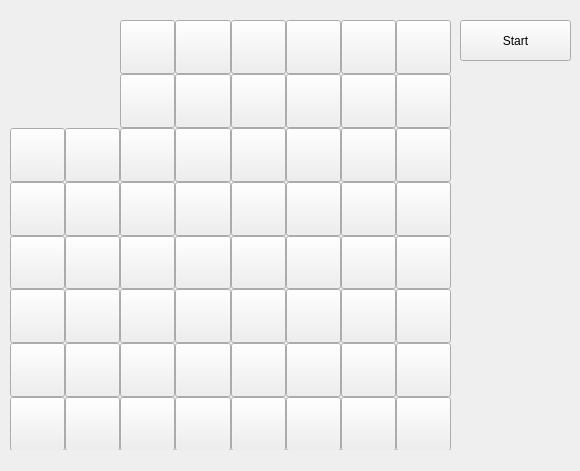
<?xml version="1.0" encoding="UTF-8"?>
<ui version="4.0">
 <class>gameWindow</class>
 <widget class="QMainWindow" name="gameWindow">
  <property name="geometry">
   <rect>
    <x>0</x>
    <y>0</y>
    <width>580</width>
    <height>471</height>
   </rect>
  </property>
  <property name="sizePolicy">
   <sizepolicy hsizetype="Fixed" vsizetype="Fixed">
    <horstretch>0</horstretch>
    <verstretch>0</verstretch>
   </sizepolicy>
  </property>
  <property name="minimumSize">
   <size>
    <width>580</width>
    <height>471</height>
   </size>
  </property>
  <property name="maximumSize">
   <size>
    <width>580</width>
    <height>471</height>
   </size>
  </property>
  <property name="windowTitle">
   <string>gameWindow</string>
  </property>
  <widget class="QWidget" name="centralwidget">
   <property name="sizePolicy">
    <sizepolicy hsizetype="Fixed" vsizetype="Fixed">
     <horstretch>0</horstretch>
     <verstretch>0</verstretch>
    </sizepolicy>
   </property>
   <property name="minimumSize">
    <size>
     <width>580</width>
     <height>450</height>
    </size>
   </property>
   <property name="maximumSize">
    <size>
     <width>580</width>
     <height>450</height>
    </size>
   </property>
   <widget class="QWidget" name="gridLayoutWidget">
    <property name="geometry">
     <rect>
      <x>10</x>
      <y>20</y>
      <width>441</width>
      <height>431</height>
     </rect>
    </property>
    <layout class="QGridLayout" name="gridLayout">
     <property name="sizeConstraint">
      <enum>QLayout::SetDefaultConstraint</enum>
     </property>
     <property name="leftMargin">
      <number>0</number>
     </property>
     <property name="topMargin">
      <number>0</number>
     </property>
     <property name="rightMargin">
      <number>0</number>
     </property>
     <property name="spacing">
      <number>0</number>
     </property>
     <item row="7" column="0">
      <widget class="QPushButton" name="pushButton_10">
       <property name="enabled">
        <bool>true</bool>
       </property>
       <property name="sizePolicy">
        <sizepolicy hsizetype="Expanding" vsizetype="Expanding">
         <horstretch>0</horstretch>
         <verstretch>0</verstretch>
        </sizepolicy>
       </property>
       <property name="maximumSize">
        <size>
         <width>16777197</width>
         <height>16777215</height>
        </size>
       </property>
       <property name="text">
        <string/>
       </property>
      </widget>
     </item>
     <item row="2" column="0">
      <widget class="QPushButton" name="pushButton_14">
       <property name="enabled">
        <bool>true</bool>
       </property>
       <property name="sizePolicy">
        <sizepolicy hsizetype="Expanding" vsizetype="Expanding">
         <horstretch>0</horstretch>
         <verstretch>0</verstretch>
        </sizepolicy>
       </property>
       <property name="maximumSize">
        <size>
         <width>16777197</width>
         <height>16777215</height>
        </size>
       </property>
       <property name="text">
        <string/>
       </property>
      </widget>
     </item>
     <item row="4" column="0">
      <widget class="QPushButton" name="pushButton_15">
       <property name="enabled">
        <bool>true</bool>
       </property>
       <property name="sizePolicy">
        <sizepolicy hsizetype="Expanding" vsizetype="Expanding">
         <horstretch>0</horstretch>
         <verstretch>0</verstretch>
        </sizepolicy>
       </property>
       <property name="maximumSize">
        <size>
         <width>16777197</width>
         <height>16777215</height>
        </size>
       </property>
       <property name="text">
        <string/>
       </property>
      </widget>
     </item>
     <item row="1" column="0">
      <widget class="QPushButton" name="pushButton_12">
       <property name="enabled">
        <bool>true</bool>
       </property>
       <property name="sizePolicy">
        <sizepolicy hsizetype="Expanding" vsizetype="Expanding">
         <horstretch>0</horstretch>
         <verstretch>0</verstretch>
        </sizepolicy>
       </property>
       <property name="maximumSize">
        <size>
         <width>16777197</width>
         <height>16777215</height>
        </size>
       </property>
       <property name="styleSheet">
        <string notr="true">QPushButton {
    border: none;
    margin: 0;
    padding: 0;
    border-radius: 0;
}

QPushButton::hover {
    background-color: #dcdcdc; /* Зміна кольору при наведенні, за бажанням */
}

QPushButton::pressed {
    background-color: #aaaaaa; /* Зміна кольору при натисканні, за бажанням */
}
</string>
       </property>
       <property name="text">
        <string/>
       </property>
      </widget>
     </item>
     <item row="0" column="7">
      <widget class="QPushButton" name="pushButton_6">
       <property name="enabled">
        <bool>true</bool>
       </property>
       <property name="sizePolicy">
        <sizepolicy hsizetype="Expanding" vsizetype="Expanding">
         <horstretch>0</horstretch>
         <verstretch>0</verstretch>
        </sizepolicy>
       </property>
       <property name="maximumSize">
        <size>
         <width>16777197</width>
         <height>16777215</height>
        </size>
       </property>
       <property name="text">
        <string/>
       </property>
      </widget>
     </item>
     <item row="0" column="3">
      <widget class="QPushButton" name="pushButton_2">
       <property name="enabled">
        <bool>true</bool>
       </property>
       <property name="sizePolicy">
        <sizepolicy hsizetype="Expanding" vsizetype="Expanding">
         <horstretch>0</horstretch>
         <verstretch>0</verstretch>
        </sizepolicy>
       </property>
       <property name="maximumSize">
        <size>
         <width>16777197</width>
         <height>16777215</height>
        </size>
       </property>
       <property name="text">
        <string/>
       </property>
      </widget>
     </item>
     <item row="0" column="5">
      <widget class="QPushButton" name="pushButton_4">
       <property name="enabled">
        <bool>true</bool>
       </property>
       <property name="sizePolicy">
        <sizepolicy hsizetype="Expanding" vsizetype="Expanding">
         <horstretch>0</horstretch>
         <verstretch>0</verstretch>
        </sizepolicy>
       </property>
       <property name="maximumSize">
        <size>
         <width>16777197</width>
         <height>16777215</height>
        </size>
       </property>
       <property name="text">
        <string/>
       </property>
      </widget>
     </item>
     <item row="0" column="2">
      <widget class="QPushButton" name="pushButton">
       <property name="enabled">
        <bool>true</bool>
       </property>
       <property name="sizePolicy">
        <sizepolicy hsizetype="Expanding" vsizetype="Expanding">
         <horstretch>0</horstretch>
         <verstretch>0</verstretch>
        </sizepolicy>
       </property>
       <property name="maximumSize">
        <size>
         <width>16777197</width>
         <height>16777215</height>
        </size>
       </property>
       <property name="text">
        <string/>
       </property>
      </widget>
     </item>
     <item row="6" column="0">
      <widget class="QPushButton" name="pushButton_9">
       <property name="enabled">
        <bool>true</bool>
       </property>
       <property name="sizePolicy">
        <sizepolicy hsizetype="Expanding" vsizetype="Expanding">
         <horstretch>0</horstretch>
         <verstretch>0</verstretch>
        </sizepolicy>
       </property>
       <property name="maximumSize">
        <size>
         <width>16777197</width>
         <height>16777215</height>
        </size>
       </property>
       <property name="text">
        <string/>
       </property>
      </widget>
     </item>
     <item row="3" column="0">
      <widget class="QPushButton" name="pushButton_13">
       <property name="enabled">
        <bool>true</bool>
       </property>
       <property name="sizePolicy">
        <sizepolicy hsizetype="Expanding" vsizetype="Expanding">
         <horstretch>0</horstretch>
         <verstretch>0</verstretch>
        </sizepolicy>
       </property>
       <property name="maximumSize">
        <size>
         <width>16777197</width>
         <height>16777215</height>
        </size>
       </property>
       <property name="text">
        <string/>
       </property>
      </widget>
     </item>
     <item row="5" column="0">
      <widget class="QPushButton" name="pushButton_11">
       <property name="enabled">
        <bool>true</bool>
       </property>
       <property name="sizePolicy">
        <sizepolicy hsizetype="Expanding" vsizetype="Expanding">
         <horstretch>0</horstretch>
         <verstretch>0</verstretch>
        </sizepolicy>
       </property>
       <property name="maximumSize">
        <size>
         <width>16777197</width>
         <height>16777215</height>
        </size>
       </property>
       <property name="text">
        <string/>
       </property>
      </widget>
     </item>
     <item row="0" column="6">
      <widget class="QPushButton" name="pushButton_5">
       <property name="enabled">
        <bool>true</bool>
       </property>
       <property name="sizePolicy">
        <sizepolicy hsizetype="Expanding" vsizetype="Expanding">
         <horstretch>0</horstretch>
         <verstretch>0</verstretch>
        </sizepolicy>
       </property>
       <property name="maximumSize">
        <size>
         <width>16777197</width>
         <height>16777215</height>
        </size>
       </property>
       <property name="text">
        <string/>
       </property>
      </widget>
     </item>
     <item row="0" column="1">
      <widget class="QPushButton" name="pushButton_7">
       <property name="enabled">
        <bool>true</bool>
       </property>
       <property name="sizePolicy">
        <sizepolicy hsizetype="Expanding" vsizetype="Expanding">
         <horstretch>0</horstretch>
         <verstretch>0</verstretch>
        </sizepolicy>
       </property>
       <property name="maximumSize">
        <size>
         <width>16777197</width>
         <height>16777215</height>
        </size>
       </property>
       <property name="styleSheet">
        <string notr="true">QPushButton {
    border: none;
    margin: 0;
    padding: 0;
    border-radius: 0;
}

QPushButton::hover {
    background-color: #dcdcdc; /* Зміна кольору при наведенні, за бажанням */
}

QPushButton::pressed {
    background-color: #aaaaaa; /* Зміна кольору при натисканні, за бажанням */
}
</string>
       </property>
       <property name="text">
        <string/>
       </property>
      </widget>
     </item>
     <item row="0" column="4">
      <widget class="QPushButton" name="pushButton_3">
       <property name="enabled">
        <bool>true</bool>
       </property>
       <property name="sizePolicy">
        <sizepolicy hsizetype="Expanding" vsizetype="Expanding">
         <horstretch>0</horstretch>
         <verstretch>0</verstretch>
        </sizepolicy>
       </property>
       <property name="maximumSize">
        <size>
         <width>16777197</width>
         <height>16777215</height>
        </size>
       </property>
       <property name="text">
        <string/>
       </property>
      </widget>
     </item>
     <item row="0" column="0">
      <widget class="QPushButton" name="pushButton_8">
       <property name="enabled">
        <bool>true</bool>
       </property>
       <property name="sizePolicy">
        <sizepolicy hsizetype="Expanding" vsizetype="Expanding">
         <horstretch>0</horstretch>
         <verstretch>0</verstretch>
        </sizepolicy>
       </property>
       <property name="maximumSize">
        <size>
         <width>16777197</width>
         <height>16777215</height>
        </size>
       </property>
       <property name="styleSheet">
        <string notr="true">QPushButton {
    border: none;
    margin: 0;
    padding: 0;
    border-radius: 0;
}

QPushButton::hover {
    background-color: #dcdcdc; /* Зміна кольору при наведенні, за бажанням */
}

QPushButton::pressed {
    background-color: #aaaaaa; /* Зміна кольору при натисканні, за бажанням */
}
</string>
       </property>
       <property name="text">
        <string/>
       </property>
       <property name="autoExclusive">
        <bool>false</bool>
       </property>
       <property name="autoDefault">
        <bool>false</bool>
       </property>
      </widget>
     </item>
     <item row="1" column="1">
      <widget class="QPushButton" name="pushButton_22">
       <property name="enabled">
        <bool>true</bool>
       </property>
       <property name="sizePolicy">
        <sizepolicy hsizetype="Expanding" vsizetype="Expanding">
         <horstretch>0</horstretch>
         <verstretch>0</verstretch>
        </sizepolicy>
       </property>
       <property name="maximumSize">
        <size>
         <width>16777197</width>
         <height>16777215</height>
        </size>
       </property>
       <property name="styleSheet">
        <string notr="true">QPushButton {
    border: none;
    margin: 0;
    padding: 0;
    border-radius: 0;
}

QPushButton::hover {
    background-color: #dcdcdc; /* Зміна кольору при наведенні, за бажанням */
}

QPushButton::pressed {
    background-color: #aaaaaa; /* Зміна кольору при натисканні, за бажанням */
}
</string>
       </property>
       <property name="text">
        <string/>
       </property>
      </widget>
     </item>
     <item row="1" column="2">
      <widget class="QPushButton" name="pushButton_17">
       <property name="enabled">
        <bool>true</bool>
       </property>
       <property name="sizePolicy">
        <sizepolicy hsizetype="Expanding" vsizetype="Expanding">
         <horstretch>0</horstretch>
         <verstretch>0</verstretch>
        </sizepolicy>
       </property>
       <property name="maximumSize">
        <size>
         <width>16777197</width>
         <height>16777215</height>
        </size>
       </property>
       <property name="text">
        <string/>
       </property>
      </widget>
     </item>
     <item row="1" column="3">
      <widget class="QPushButton" name="pushButton_19">
       <property name="enabled">
        <bool>true</bool>
       </property>
       <property name="sizePolicy">
        <sizepolicy hsizetype="Expanding" vsizetype="Expanding">
         <horstretch>0</horstretch>
         <verstretch>0</verstretch>
        </sizepolicy>
       </property>
       <property name="maximumSize">
        <size>
         <width>16777197</width>
         <height>16777215</height>
        </size>
       </property>
       <property name="text">
        <string/>
       </property>
      </widget>
     </item>
     <item row="1" column="4">
      <widget class="QPushButton" name="pushButton_16">
       <property name="enabled">
        <bool>true</bool>
       </property>
       <property name="sizePolicy">
        <sizepolicy hsizetype="Expanding" vsizetype="Expanding">
         <horstretch>0</horstretch>
         <verstretch>0</verstretch>
        </sizepolicy>
       </property>
       <property name="maximumSize">
        <size>
         <width>16777197</width>
         <height>16777215</height>
        </size>
       </property>
       <property name="text">
        <string/>
       </property>
      </widget>
     </item>
     <item row="1" column="5">
      <widget class="QPushButton" name="pushButton_20">
       <property name="enabled">
        <bool>true</bool>
       </property>
       <property name="sizePolicy">
        <sizepolicy hsizetype="Expanding" vsizetype="Expanding">
         <horstretch>0</horstretch>
         <verstretch>0</verstretch>
        </sizepolicy>
       </property>
       <property name="maximumSize">
        <size>
         <width>16777197</width>
         <height>16777215</height>
        </size>
       </property>
       <property name="text">
        <string/>
       </property>
      </widget>
     </item>
     <item row="1" column="6">
      <widget class="QPushButton" name="pushButton_21">
       <property name="enabled">
        <bool>true</bool>
       </property>
       <property name="sizePolicy">
        <sizepolicy hsizetype="Expanding" vsizetype="Expanding">
         <horstretch>0</horstretch>
         <verstretch>0</verstretch>
        </sizepolicy>
       </property>
       <property name="maximumSize">
        <size>
         <width>16777197</width>
         <height>16777215</height>
        </size>
       </property>
       <property name="text">
        <string/>
       </property>
      </widget>
     </item>
     <item row="1" column="7">
      <widget class="QPushButton" name="pushButton_18">
       <property name="enabled">
        <bool>true</bool>
       </property>
       <property name="sizePolicy">
        <sizepolicy hsizetype="Expanding" vsizetype="Expanding">
         <horstretch>0</horstretch>
         <verstretch>0</verstretch>
        </sizepolicy>
       </property>
       <property name="maximumSize">
        <size>
         <width>16777197</width>
         <height>16777215</height>
        </size>
       </property>
       <property name="text">
        <string/>
       </property>
      </widget>
     </item>
     <item row="2" column="1">
      <widget class="QPushButton" name="pushButton_29">
       <property name="enabled">
        <bool>true</bool>
       </property>
       <property name="sizePolicy">
        <sizepolicy hsizetype="Expanding" vsizetype="Expanding">
         <horstretch>0</horstretch>
         <verstretch>0</verstretch>
        </sizepolicy>
       </property>
       <property name="maximumSize">
        <size>
         <width>16777197</width>
         <height>16777215</height>
        </size>
       </property>
       <property name="text">
        <string/>
       </property>
      </widget>
     </item>
     <item row="2" column="2">
      <widget class="QPushButton" name="pushButton_27">
       <property name="enabled">
        <bool>true</bool>
       </property>
       <property name="sizePolicy">
        <sizepolicy hsizetype="Expanding" vsizetype="Expanding">
         <horstretch>0</horstretch>
         <verstretch>0</verstretch>
        </sizepolicy>
       </property>
       <property name="maximumSize">
        <size>
         <width>16777197</width>
         <height>16777215</height>
        </size>
       </property>
       <property name="text">
        <string/>
       </property>
      </widget>
     </item>
     <item row="2" column="3">
      <widget class="QPushButton" name="pushButton_26">
       <property name="enabled">
        <bool>true</bool>
       </property>
       <property name="sizePolicy">
        <sizepolicy hsizetype="Expanding" vsizetype="Expanding">
         <horstretch>0</horstretch>
         <verstretch>0</verstretch>
        </sizepolicy>
       </property>
       <property name="maximumSize">
        <size>
         <width>16777197</width>
         <height>16777215</height>
        </size>
       </property>
       <property name="text">
        <string/>
       </property>
      </widget>
     </item>
     <item row="2" column="4">
      <widget class="QPushButton" name="pushButton_28">
       <property name="enabled">
        <bool>true</bool>
       </property>
       <property name="sizePolicy">
        <sizepolicy hsizetype="Expanding" vsizetype="Expanding">
         <horstretch>0</horstretch>
         <verstretch>0</verstretch>
        </sizepolicy>
       </property>
       <property name="maximumSize">
        <size>
         <width>16777197</width>
         <height>16777215</height>
        </size>
       </property>
       <property name="text">
        <string/>
       </property>
      </widget>
     </item>
     <item row="2" column="5">
      <widget class="QPushButton" name="pushButton_24">
       <property name="enabled">
        <bool>true</bool>
       </property>
       <property name="sizePolicy">
        <sizepolicy hsizetype="Expanding" vsizetype="Expanding">
         <horstretch>0</horstretch>
         <verstretch>0</verstretch>
        </sizepolicy>
       </property>
       <property name="maximumSize">
        <size>
         <width>16777197</width>
         <height>16777215</height>
        </size>
       </property>
       <property name="text">
        <string/>
       </property>
      </widget>
     </item>
     <item row="2" column="6">
      <widget class="QPushButton" name="pushButton_25">
       <property name="enabled">
        <bool>true</bool>
       </property>
       <property name="sizePolicy">
        <sizepolicy hsizetype="Expanding" vsizetype="Expanding">
         <horstretch>0</horstretch>
         <verstretch>0</verstretch>
        </sizepolicy>
       </property>
       <property name="maximumSize">
        <size>
         <width>16777197</width>
         <height>16777215</height>
        </size>
       </property>
       <property name="text">
        <string/>
       </property>
      </widget>
     </item>
     <item row="2" column="7">
      <widget class="QPushButton" name="pushButton_23">
       <property name="enabled">
        <bool>true</bool>
       </property>
       <property name="sizePolicy">
        <sizepolicy hsizetype="Expanding" vsizetype="Expanding">
         <horstretch>0</horstretch>
         <verstretch>0</verstretch>
        </sizepolicy>
       </property>
       <property name="maximumSize">
        <size>
         <width>16777197</width>
         <height>16777215</height>
        </size>
       </property>
       <property name="text">
        <string/>
       </property>
      </widget>
     </item>
     <item row="3" column="1">
      <widget class="QPushButton" name="pushButton_36">
       <property name="enabled">
        <bool>true</bool>
       </property>
       <property name="sizePolicy">
        <sizepolicy hsizetype="Expanding" vsizetype="Expanding">
         <horstretch>0</horstretch>
         <verstretch>0</verstretch>
        </sizepolicy>
       </property>
       <property name="maximumSize">
        <size>
         <width>16777197</width>
         <height>16777215</height>
        </size>
       </property>
       <property name="text">
        <string/>
       </property>
      </widget>
     </item>
     <item row="3" column="2">
      <widget class="QPushButton" name="pushButton_32">
       <property name="enabled">
        <bool>true</bool>
       </property>
       <property name="sizePolicy">
        <sizepolicy hsizetype="Expanding" vsizetype="Expanding">
         <horstretch>0</horstretch>
         <verstretch>0</verstretch>
        </sizepolicy>
       </property>
       <property name="maximumSize">
        <size>
         <width>16777197</width>
         <height>16777215</height>
        </size>
       </property>
       <property name="text">
        <string/>
       </property>
      </widget>
     </item>
     <item row="3" column="3">
      <widget class="QPushButton" name="pushButton_31">
       <property name="enabled">
        <bool>true</bool>
       </property>
       <property name="sizePolicy">
        <sizepolicy hsizetype="Expanding" vsizetype="Expanding">
         <horstretch>0</horstretch>
         <verstretch>0</verstretch>
        </sizepolicy>
       </property>
       <property name="maximumSize">
        <size>
         <width>16777197</width>
         <height>16777215</height>
        </size>
       </property>
       <property name="text">
        <string/>
       </property>
      </widget>
     </item>
     <item row="3" column="4">
      <widget class="QPushButton" name="pushButton_35">
       <property name="enabled">
        <bool>true</bool>
       </property>
       <property name="sizePolicy">
        <sizepolicy hsizetype="Expanding" vsizetype="Expanding">
         <horstretch>0</horstretch>
         <verstretch>0</verstretch>
        </sizepolicy>
       </property>
       <property name="maximumSize">
        <size>
         <width>16777197</width>
         <height>16777215</height>
        </size>
       </property>
       <property name="text">
        <string/>
       </property>
      </widget>
     </item>
     <item row="3" column="5">
      <widget class="QPushButton" name="pushButton_30">
       <property name="enabled">
        <bool>true</bool>
       </property>
       <property name="sizePolicy">
        <sizepolicy hsizetype="Expanding" vsizetype="Expanding">
         <horstretch>0</horstretch>
         <verstretch>0</verstretch>
        </sizepolicy>
       </property>
       <property name="maximumSize">
        <size>
         <width>16777197</width>
         <height>16777215</height>
        </size>
       </property>
       <property name="text">
        <string/>
       </property>
      </widget>
     </item>
     <item row="3" column="6">
      <widget class="QPushButton" name="pushButton_34">
       <property name="enabled">
        <bool>true</bool>
       </property>
       <property name="sizePolicy">
        <sizepolicy hsizetype="Expanding" vsizetype="Expanding">
         <horstretch>0</horstretch>
         <verstretch>0</verstretch>
        </sizepolicy>
       </property>
       <property name="maximumSize">
        <size>
         <width>16777197</width>
         <height>16777215</height>
        </size>
       </property>
       <property name="text">
        <string/>
       </property>
      </widget>
     </item>
     <item row="3" column="7">
      <widget class="QPushButton" name="pushButton_33">
       <property name="enabled">
        <bool>true</bool>
       </property>
       <property name="sizePolicy">
        <sizepolicy hsizetype="Expanding" vsizetype="Expanding">
         <horstretch>0</horstretch>
         <verstretch>0</verstretch>
        </sizepolicy>
       </property>
       <property name="maximumSize">
        <size>
         <width>16777197</width>
         <height>16777215</height>
        </size>
       </property>
       <property name="text">
        <string/>
       </property>
      </widget>
     </item>
     <item row="4" column="1">
      <widget class="QPushButton" name="pushButton_43">
       <property name="enabled">
        <bool>true</bool>
       </property>
       <property name="sizePolicy">
        <sizepolicy hsizetype="Expanding" vsizetype="Expanding">
         <horstretch>0</horstretch>
         <verstretch>0</verstretch>
        </sizepolicy>
       </property>
       <property name="maximumSize">
        <size>
         <width>16777197</width>
         <height>16777215</height>
        </size>
       </property>
       <property name="text">
        <string/>
       </property>
      </widget>
     </item>
     <item row="4" column="2">
      <widget class="QPushButton" name="pushButton_40">
       <property name="enabled">
        <bool>true</bool>
       </property>
       <property name="sizePolicy">
        <sizepolicy hsizetype="Expanding" vsizetype="Expanding">
         <horstretch>0</horstretch>
         <verstretch>0</verstretch>
        </sizepolicy>
       </property>
       <property name="maximumSize">
        <size>
         <width>16777197</width>
         <height>16777215</height>
        </size>
       </property>
       <property name="text">
        <string/>
       </property>
      </widget>
     </item>
     <item row="4" column="3">
      <widget class="QPushButton" name="pushButton_38">
       <property name="enabled">
        <bool>true</bool>
       </property>
       <property name="sizePolicy">
        <sizepolicy hsizetype="Expanding" vsizetype="Expanding">
         <horstretch>0</horstretch>
         <verstretch>0</verstretch>
        </sizepolicy>
       </property>
       <property name="maximumSize">
        <size>
         <width>16777197</width>
         <height>16777215</height>
        </size>
       </property>
       <property name="text">
        <string/>
       </property>
      </widget>
     </item>
     <item row="4" column="4">
      <widget class="QPushButton" name="pushButton_39">
       <property name="enabled">
        <bool>true</bool>
       </property>
       <property name="sizePolicy">
        <sizepolicy hsizetype="Expanding" vsizetype="Expanding">
         <horstretch>0</horstretch>
         <verstretch>0</verstretch>
        </sizepolicy>
       </property>
       <property name="maximumSize">
        <size>
         <width>16777197</width>
         <height>16777215</height>
        </size>
       </property>
       <property name="text">
        <string/>
       </property>
      </widget>
     </item>
     <item row="4" column="5">
      <widget class="QPushButton" name="pushButton_42">
       <property name="enabled">
        <bool>true</bool>
       </property>
       <property name="sizePolicy">
        <sizepolicy hsizetype="Expanding" vsizetype="Expanding">
         <horstretch>0</horstretch>
         <verstretch>0</verstretch>
        </sizepolicy>
       </property>
       <property name="maximumSize">
        <size>
         <width>16777197</width>
         <height>16777215</height>
        </size>
       </property>
       <property name="text">
        <string/>
       </property>
      </widget>
     </item>
     <item row="4" column="6">
      <widget class="QPushButton" name="pushButton_37">
       <property name="enabled">
        <bool>true</bool>
       </property>
       <property name="sizePolicy">
        <sizepolicy hsizetype="Expanding" vsizetype="Expanding">
         <horstretch>0</horstretch>
         <verstretch>0</verstretch>
        </sizepolicy>
       </property>
       <property name="maximumSize">
        <size>
         <width>16777197</width>
         <height>16777215</height>
        </size>
       </property>
       <property name="text">
        <string/>
       </property>
      </widget>
     </item>
     <item row="4" column="7">
      <widget class="QPushButton" name="pushButton_41">
       <property name="enabled">
        <bool>true</bool>
       </property>
       <property name="sizePolicy">
        <sizepolicy hsizetype="Expanding" vsizetype="Expanding">
         <horstretch>0</horstretch>
         <verstretch>0</verstretch>
        </sizepolicy>
       </property>
       <property name="maximumSize">
        <size>
         <width>16777197</width>
         <height>16777215</height>
        </size>
       </property>
       <property name="text">
        <string/>
       </property>
      </widget>
     </item>
     <item row="5" column="1">
      <widget class="QPushButton" name="pushButton_50">
       <property name="enabled">
        <bool>true</bool>
       </property>
       <property name="sizePolicy">
        <sizepolicy hsizetype="Expanding" vsizetype="Expanding">
         <horstretch>0</horstretch>
         <verstretch>0</verstretch>
        </sizepolicy>
       </property>
       <property name="maximumSize">
        <size>
         <width>16777197</width>
         <height>16777215</height>
        </size>
       </property>
       <property name="text">
        <string/>
       </property>
      </widget>
     </item>
     <item row="5" column="2">
      <widget class="QPushButton" name="pushButton_46">
       <property name="enabled">
        <bool>true</bool>
       </property>
       <property name="sizePolicy">
        <sizepolicy hsizetype="Expanding" vsizetype="Expanding">
         <horstretch>0</horstretch>
         <verstretch>0</verstretch>
        </sizepolicy>
       </property>
       <property name="maximumSize">
        <size>
         <width>16777197</width>
         <height>16777215</height>
        </size>
       </property>
       <property name="text">
        <string/>
       </property>
      </widget>
     </item>
     <item row="5" column="3">
      <widget class="QPushButton" name="pushButton_44">
       <property name="enabled">
        <bool>true</bool>
       </property>
       <property name="sizePolicy">
        <sizepolicy hsizetype="Expanding" vsizetype="Expanding">
         <horstretch>0</horstretch>
         <verstretch>0</verstretch>
        </sizepolicy>
       </property>
       <property name="maximumSize">
        <size>
         <width>16777197</width>
         <height>16777215</height>
        </size>
       </property>
       <property name="text">
        <string/>
       </property>
      </widget>
     </item>
     <item row="5" column="4">
      <widget class="QPushButton" name="pushButton_47">
       <property name="enabled">
        <bool>true</bool>
       </property>
       <property name="sizePolicy">
        <sizepolicy hsizetype="Expanding" vsizetype="Expanding">
         <horstretch>0</horstretch>
         <verstretch>0</verstretch>
        </sizepolicy>
       </property>
       <property name="maximumSize">
        <size>
         <width>16777197</width>
         <height>16777215</height>
        </size>
       </property>
       <property name="text">
        <string/>
       </property>
      </widget>
     </item>
     <item row="5" column="5">
      <widget class="QPushButton" name="pushButton_45">
       <property name="enabled">
        <bool>true</bool>
       </property>
       <property name="sizePolicy">
        <sizepolicy hsizetype="Expanding" vsizetype="Expanding">
         <horstretch>0</horstretch>
         <verstretch>0</verstretch>
        </sizepolicy>
       </property>
       <property name="maximumSize">
        <size>
         <width>16777197</width>
         <height>16777215</height>
        </size>
       </property>
       <property name="text">
        <string/>
       </property>
      </widget>
     </item>
     <item row="5" column="6">
      <widget class="QPushButton" name="pushButton_49">
       <property name="enabled">
        <bool>true</bool>
       </property>
       <property name="sizePolicy">
        <sizepolicy hsizetype="Expanding" vsizetype="Expanding">
         <horstretch>0</horstretch>
         <verstretch>0</verstretch>
        </sizepolicy>
       </property>
       <property name="maximumSize">
        <size>
         <width>16777197</width>
         <height>16777215</height>
        </size>
       </property>
       <property name="text">
        <string/>
       </property>
      </widget>
     </item>
     <item row="5" column="7">
      <widget class="QPushButton" name="pushButton_48">
       <property name="enabled">
        <bool>true</bool>
       </property>
       <property name="sizePolicy">
        <sizepolicy hsizetype="Expanding" vsizetype="Expanding">
         <horstretch>0</horstretch>
         <verstretch>0</verstretch>
        </sizepolicy>
       </property>
       <property name="maximumSize">
        <size>
         <width>16777197</width>
         <height>16777215</height>
        </size>
       </property>
       <property name="text">
        <string/>
       </property>
      </widget>
     </item>
     <item row="6" column="1">
      <widget class="QPushButton" name="pushButton_57">
       <property name="enabled">
        <bool>true</bool>
       </property>
       <property name="sizePolicy">
        <sizepolicy hsizetype="Expanding" vsizetype="Expanding">
         <horstretch>0</horstretch>
         <verstretch>0</verstretch>
        </sizepolicy>
       </property>
       <property name="maximumSize">
        <size>
         <width>16777197</width>
         <height>16777215</height>
        </size>
       </property>
       <property name="text">
        <string/>
       </property>
      </widget>
     </item>
     <item row="6" column="2">
      <widget class="QPushButton" name="pushButton_53">
       <property name="enabled">
        <bool>true</bool>
       </property>
       <property name="sizePolicy">
        <sizepolicy hsizetype="Expanding" vsizetype="Expanding">
         <horstretch>0</horstretch>
         <verstretch>0</verstretch>
        </sizepolicy>
       </property>
       <property name="maximumSize">
        <size>
         <width>16777197</width>
         <height>16777215</height>
        </size>
       </property>
       <property name="text">
        <string/>
       </property>
      </widget>
     </item>
     <item row="6" column="3">
      <widget class="QPushButton" name="pushButton_56">
       <property name="enabled">
        <bool>true</bool>
       </property>
       <property name="sizePolicy">
        <sizepolicy hsizetype="Expanding" vsizetype="Expanding">
         <horstretch>0</horstretch>
         <verstretch>0</verstretch>
        </sizepolicy>
       </property>
       <property name="maximumSize">
        <size>
         <width>16777197</width>
         <height>16777215</height>
        </size>
       </property>
       <property name="text">
        <string/>
       </property>
      </widget>
     </item>
     <item row="6" column="4">
      <widget class="QPushButton" name="pushButton_51">
       <property name="enabled">
        <bool>true</bool>
       </property>
       <property name="sizePolicy">
        <sizepolicy hsizetype="Expanding" vsizetype="Expanding">
         <horstretch>0</horstretch>
         <verstretch>0</verstretch>
        </sizepolicy>
       </property>
       <property name="maximumSize">
        <size>
         <width>16777197</width>
         <height>16777215</height>
        </size>
       </property>
       <property name="text">
        <string/>
       </property>
      </widget>
     </item>
     <item row="6" column="5">
      <widget class="QPushButton" name="pushButton_52">
       <property name="enabled">
        <bool>true</bool>
       </property>
       <property name="sizePolicy">
        <sizepolicy hsizetype="Expanding" vsizetype="Expanding">
         <horstretch>0</horstretch>
         <verstretch>0</verstretch>
        </sizepolicy>
       </property>
       <property name="maximumSize">
        <size>
         <width>16777197</width>
         <height>16777215</height>
        </size>
       </property>
       <property name="text">
        <string/>
       </property>
      </widget>
     </item>
     <item row="6" column="6">
      <widget class="QPushButton" name="pushButton_55">
       <property name="enabled">
        <bool>true</bool>
       </property>
       <property name="sizePolicy">
        <sizepolicy hsizetype="Expanding" vsizetype="Expanding">
         <horstretch>0</horstretch>
         <verstretch>0</verstretch>
        </sizepolicy>
       </property>
       <property name="maximumSize">
        <size>
         <width>16777197</width>
         <height>16777215</height>
        </size>
       </property>
       <property name="text">
        <string/>
       </property>
      </widget>
     </item>
     <item row="6" column="7">
      <widget class="QPushButton" name="pushButton_54">
       <property name="enabled">
        <bool>true</bool>
       </property>
       <property name="sizePolicy">
        <sizepolicy hsizetype="Expanding" vsizetype="Expanding">
         <horstretch>0</horstretch>
         <verstretch>0</verstretch>
        </sizepolicy>
       </property>
       <property name="maximumSize">
        <size>
         <width>16777197</width>
         <height>16777215</height>
        </size>
       </property>
       <property name="text">
        <string/>
       </property>
      </widget>
     </item>
     <item row="7" column="1">
      <widget class="QPushButton" name="pushButton_64">
       <property name="enabled">
        <bool>true</bool>
       </property>
       <property name="sizePolicy">
        <sizepolicy hsizetype="Expanding" vsizetype="Expanding">
         <horstretch>0</horstretch>
         <verstretch>0</verstretch>
        </sizepolicy>
       </property>
       <property name="maximumSize">
        <size>
         <width>16777197</width>
         <height>16777215</height>
        </size>
       </property>
       <property name="text">
        <string/>
       </property>
      </widget>
     </item>
     <item row="7" column="2">
      <widget class="QPushButton" name="pushButton_63">
       <property name="enabled">
        <bool>true</bool>
       </property>
       <property name="sizePolicy">
        <sizepolicy hsizetype="Expanding" vsizetype="Expanding">
         <horstretch>0</horstretch>
         <verstretch>0</verstretch>
        </sizepolicy>
       </property>
       <property name="maximumSize">
        <size>
         <width>16777197</width>
         <height>16777215</height>
        </size>
       </property>
       <property name="text">
        <string/>
       </property>
      </widget>
     </item>
     <item row="7" column="3">
      <widget class="QPushButton" name="pushButton_60">
       <property name="enabled">
        <bool>true</bool>
       </property>
       <property name="sizePolicy">
        <sizepolicy hsizetype="Expanding" vsizetype="Expanding">
         <horstretch>0</horstretch>
         <verstretch>0</verstretch>
        </sizepolicy>
       </property>
       <property name="maximumSize">
        <size>
         <width>16777197</width>
         <height>16777215</height>
        </size>
       </property>
       <property name="text">
        <string/>
       </property>
      </widget>
     </item>
     <item row="7" column="4">
      <widget class="QPushButton" name="pushButton_62">
       <property name="enabled">
        <bool>true</bool>
       </property>
       <property name="sizePolicy">
        <sizepolicy hsizetype="Expanding" vsizetype="Expanding">
         <horstretch>0</horstretch>
         <verstretch>0</verstretch>
        </sizepolicy>
       </property>
       <property name="maximumSize">
        <size>
         <width>16777197</width>
         <height>16777215</height>
        </size>
       </property>
       <property name="text">
        <string/>
       </property>
      </widget>
     </item>
     <item row="7" column="5">
      <widget class="QPushButton" name="pushButton_58">
       <property name="enabled">
        <bool>true</bool>
       </property>
       <property name="sizePolicy">
        <sizepolicy hsizetype="Expanding" vsizetype="Expanding">
         <horstretch>0</horstretch>
         <verstretch>0</verstretch>
        </sizepolicy>
       </property>
       <property name="maximumSize">
        <size>
         <width>16777197</width>
         <height>16777215</height>
        </size>
       </property>
       <property name="text">
        <string/>
       </property>
      </widget>
     </item>
     <item row="7" column="6">
      <widget class="QPushButton" name="pushButton_59">
       <property name="enabled">
        <bool>true</bool>
       </property>
       <property name="sizePolicy">
        <sizepolicy hsizetype="Expanding" vsizetype="Expanding">
         <horstretch>0</horstretch>
         <verstretch>0</verstretch>
        </sizepolicy>
       </property>
       <property name="maximumSize">
        <size>
         <width>16777197</width>
         <height>16777215</height>
        </size>
       </property>
       <property name="text">
        <string/>
       </property>
      </widget>
     </item>
     <item row="7" column="7">
      <widget class="QPushButton" name="pushButton_61">
       <property name="enabled">
        <bool>true</bool>
       </property>
       <property name="sizePolicy">
        <sizepolicy hsizetype="Expanding" vsizetype="Expanding">
         <horstretch>0</horstretch>
         <verstretch>0</verstretch>
        </sizepolicy>
       </property>
       <property name="maximumSize">
        <size>
         <width>16777197</width>
         <height>16777215</height>
        </size>
       </property>
       <property name="text">
        <string/>
       </property>
      </widget>
     </item>
    </layout>
   </widget>
   <widget class="QPushButton" name="startButton">
    <property name="geometry">
     <rect>
      <x>460</x>
      <y>20</y>
      <width>111</width>
      <height>41</height>
     </rect>
    </property>
    <property name="text">
     <string>Start</string>
    </property>
   </widget>
   <widget class="QLabel" name="label">
    <property name="geometry">
     <rect>
      <x>470</x>
      <y>80</y>
      <width>91</width>
      <height>21</height>
     </rect>
    </property>
    <property name="text">
     <string/>
    </property>
   </widget>
  </widget>
  <widget class="QMenuBar" name="menubar">
   <property name="geometry">
    <rect>
     <x>0</x>
     <y>0</y>
     <width>580</width>
     <height>21</height>
    </rect>
   </property>
  </widget>
 </widget>
 <resources/>
 <connections/>
</ui>
